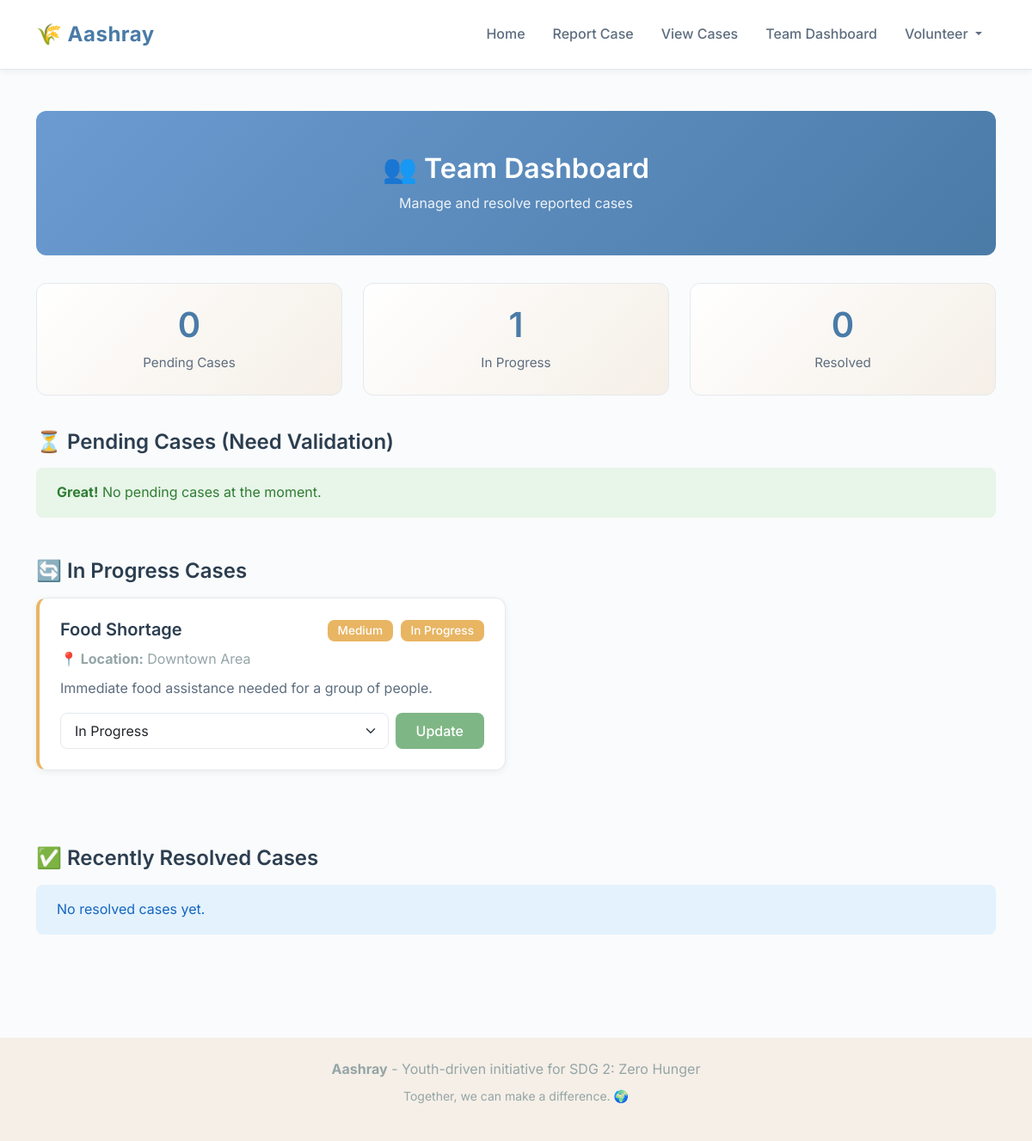
The page /team/dashboard/ (signed in) on the database its author committed.
### cases/models.py (models this page shows, shortened)
class Case(models.Model):
    PRIORITY_CHOICES = [
        ('HIGH', 'High'),
        ('MEDIUM', 'Medium'),
        ('LOW', 'Low'),
    ]
    STATUS_CHOICES = [
        ('PENDING', 'Pending'),
        ('VALIDATED', 'Validated'),
        ('IN_PROGRESS', 'In Progress'),
        ('RESOLVED', 'Resolved'),
        ('FORWARDED', 'Forwarded'),
    ]
    case_type = models.CharField(max_length=100, help_text="Type of case (e.g., Food Shortage, Malnutrition)")
    place_spotted = models.CharField(max_length=255, help_text="Location where the case was spotted")
    needs = models.TextField(help_text="Description of needs and situation")
    priority = models.CharField(max_length=10, choices=PRIORITY_CHOICES, default='MEDIUM')
    image = models.ImageField(upload_to='case_images/', blank=True, null=True, help_text="Optional image of the situation")
    status = models.CharField(max_length=15, choices=STATUS_CHOICES, default='PENDING')
    reported_by = models.ForeignKey(User, on_delete=models.CASCADE, related_name='reported_cases')
    created_at = models.DateTimeField(auto_now_add=True)
    updated_at = models.DateTimeField(auto_now=True)
    class Meta:
        ordering = ['-created_at']
        verbose_name = 'Case'
        verbose_name_plural = 'Cases'
    def get_priority_badge_class(self):
        return {
            'HIGH': 'danger',
            'MEDIUM': 'warning',
            'LOW': 'info',
        }.get(self.priority, 'secondary')
    def get_status_badge_class(self):
        return {
            'PENDING': 'secondary',
            'VALIDATED': 'primary',
            'IN_PROGRESS': 'warning',
            'RESOLVED': 'success',
            'FORWARDED': 'info',
        }.get(self.status, 'secondary')

### cases/views.py (the view)
# urls.py: path('team/dashboard/', views.team_dashboard, name='team_dashboard'),
@team_required
def team_dashboard(request):
    pending_cases = Case.objects.filter(status='PENDING')
    in_progress_cases = Case.objects.filter(status__in=['VALIDATED', 'IN_PROGRESS'])
    resolved_cases = Case.objects.filter(status__in=['RESOLVED', 'FORWARDED'])
    context = {
        'pending_cases': pending_cases,
        'in_progress_cases': in_progress_cases,
        'resolved_cases': resolved_cases,
        'total_pending': pending_cases.count(),
        'total_in_progress': in_progress_cases.count(),
        'total_resolved': resolved_cases.count(),
    }
    return render(request, 'cases/team_dashboard.html', context)

### templates/cases/team_dashboard.html (shortened to what this page needs)
{% extends 'base.html' %}
{% load static %}
{% block content %}
<div class="container py-5">
    <div class="dashboard-header text-center">
        <div class="container">
            <h1>👥 Team Dashboard</h1>
            <p>Manage and resolve reported cases</p>
        </div>
    </div>
    <div class="row mb-4">
        <div class="col-md-4 mb-3">
            <div class="stat-card">
                <h3>{{ total_pending }}</h3>
                <p>Pending Cases</p>
            </div>
        </div>
        <div class="col-md-4 mb-3">
            <div class="stat-card">
                <h3>{{ total_in_progress }}</h3>
                <p>In Progress</p>
            </div>
        </div>
        <div class="col-md-4 mb-3">
            <div class="stat-card">
                <h3>{{ total_resolved }}</h3>
                <p>Resolved</p>
            </div>
        </div>
    </div>
    <div class="mb-5">
        <h3 class="mb-3">⏳ Pending Cases (Need Validation)</h3>
        {% if pending_cases %}
        <div class="row">
            {% for case in pending_cases %}
            <div class="col-lg-6 mb-3">
                <div class="card case-item priority-{{ case.priority }}">
                    <div class="card-body">
                        <div class="d-flex justify-content-between align-items-start mb-2">
                            <h5 class="card-title mb-0">{{ case.case_type }}</h5>
                            <span class="badge bg-{{ case.get_priority_badge_class }}">{{ case.get_priority_display }}</span>
                        </div>
                        <p class="text-muted mb-2">
                            <strong>📍 Location:</strong> {{ case.place_spotted }}
                        </p>
                        <p class="card-text mb-2">{{ case.needs|truncatewords:30 }}</p>
                        {% if case.image %}
                        <img src="{{ case.image.url }}" alt="Case image" class="case-image mb-2">
                        {% endif %}
                        <small class="text-muted d-block mb-3">
                            Reported by: {{ case.reported_by.first_name|default:case.reported_by.username }} on {{ case.created_at|date:"M d, Y" }}
                        </small>
                        <form method="post" action="{% url 'update_case_status' case.id %}">
                            {% csrf_token %}
                            <div class="d-flex gap-2">
                                <select name="status" class="form-select">
                                    <option value="VALIDATED">Validate</option>
                                    <option value="IN_PROGRESS">Mark In Progress</option>
                                    <option value="FORWARDED">Forward to Authority</option>
                                </select>
                                <button type="submit" class="btn btn-primary">Update</button>
                            </div>
                        </form>
                    </div>
                </div>
            </div>
            {% endfor %}
        </div>
        {% else %}
        <div class="alert alert-success">
            <strong>Great!</strong> No pending cases at the moment.
        </div>
        {% endif %}
    </div>
    <div class="mb-5">
        <h3 class="mb-3">🔄 In Progress Cases</h3>
        {% if in_progress_cases %}
        <div class="row">
            {% for case in in_progress_cases %}
            <div class="col-lg-6 mb-3">
                <div class="card case-item priority-{{ case.priority }}">
                    <div class="card-body">
                        <div class="d-flex justify-content-between align-items-start mb-2">
                            <h5 class="card-title mb-0">{{ case.case_type }}</h5>
                            <div>
                                <span class="badge bg-{{ case.get_priority_badge_class }} me-1">{{ case.get_priority_display }}</span>
                                <span class="badge bg-{{ case.get_status_badge_class }}">{{ case.get_status_display }}</span>
                            </div>
                        </div>
                        <p class="text-muted mb-2">
                            <strong>📍 Location:</strong> {{ case.place_spotted }}
                        </p>
                        <p class="card-text mb-3">{{ case.needs|truncatewords:25 }}</p>
                        <form method="post" action="{% url 'update_case_status' case.id %}">
                            <div class="d-flex gap-2">
                                <select name="status" class="form-select">
                                    <option value="IN_PROGRESS" {% if case.status == 'IN_PROGRESS' %}selected{% endif %}>
                                        In Progress</option>
                                </select>
                                <button type="submit" class="btn btn-success">Update</button>
                            </div>
                        </form>
                    </div>
                </div>
            </div>
            {% endfor %}
        </div>
        {% else %}
        <div class="alert alert-info">
            No cases currently in progress.
        </div>
        {% endif %}
    </div>
    <div class="mb-4">
        <h3 class="mb-3">✅ Recently Resolved Cases</h3>
        {% if resolved_cases %}
        <div class="row">
            {% for case in resolved_cases|slice:":6" %}
            <div class="col-lg-4 mb-3">
                <div class="card">
                    <div class="card-body">
                        <h6 class="card-title">{{ case.case_type }}</h6>
                        <p class="text-muted small mb-2">{{ case.place_spotted }}</p>
                        <span class="badge bg-{{ case.get_status_badge_class }}">{{ case.get_status_display }}</span>
                        <small class="text-muted d-block mt-2">{{ case.updated_at|date:"M d, Y" }}</small>
                    </div>
                </div>
            </div>
            {% endfor %}
        </div>
        {% else %}
        <div class="alert alert-info">
            No resolved cases yet.
        </div>
        {% endif %}
    </div>
</div>
{% endblock %}

### templates/base.html (shortened to what this page needs)
{% load static %}
<!DOCTYPE html>
<html lang="en">
<head>
    <link href="https://cdn.jsdelivr.net/npm/bootstrap@5.3.0/dist/css/bootstrap.min.css" rel="stylesheet">
    <link rel="stylesheet" href="{% static 'css/style.css' %}">
</head>
<body>
    {% if user.is_authenticated %}
    <nav class="navbar navbar-expand-lg">
        <div class="container">
            <a class="navbar-brand" href="{% url 'volunteer_home' %}">🌾 Aashray</a>
            <div class="collapse navbar-collapse" id="navbarNav">
                <ul class="navbar-nav ms-auto">
                    <li class="nav-item">
                        <a class="nav-link" href="{% url 'volunteer_home' %}">Home</a>
                    </li>
                    <li class="nav-item">
                        <a class="nav-link" href="{% url 'report_case' %}">Report Case</a>
                    </li>
                    <li class="nav-item">
                        <a class="nav-link" href="{% url 'case_board' %}">View Cases</a>
                    </li>
                    {% if user.is_superuser %}
                    <li class="nav-item">
                        <a class="nav-link" href="{% url 'team_dashboard' %}">Team Dashboard</a>
                    </li>
                    {% else %}
                    {% for group in user.groups.all %}
                    {% if group.name == 'Team' %}
                    <li class="nav-item">
                        <a class="nav-link" href="{% url 'team_dashboard' %}">Team Dashboard</a>
                    </li>
                    {% endif %}
                    {% endfor %}
                    {% endif %}
                    <li class="nav-item dropdown">
                        <a class="nav-link dropdown-toggle" href="#" id="userDropdown" role="button"
                            data-bs-toggle="dropdown">
                            {{ user.first_name|default:user.username }}
                        </a>
                    </li>
                </ul>
            </div>
        </div>
    </nav>
    {% endif %}
    <main>
        {% block content %}{% endblock %}
    </main>
    <footer class="mt-5 py-4 bg-light">
        <div class="container text-center">
            <p class="text-muted mb-0">
                <strong>Aashray</strong> - Youth-driven initiative for SDG 2: Zero Hunger
            </p>
            <p class="text-muted small mt-2">
                Together, we can make a difference. 🌍
            </p>
        </div>
    </footer>
</body>
</html>

### static/css/style.css (style rules this page uses)
:root { --color-primary: #6B9BD1; --color-primary-light: #A8C9E8; --color-primary-dark: #4A7BA7; --color-secondary: #8FBC8F; --color-secondary-light: #B8D4B8; --color-accent: #E8D5B7; --color-accent-light: #F5EFE7; --color-background: #FAFBFC; --color-surface: #FFFFFF; --color-border: #E5E9ED; --color-text-primary: #2C3E50; --color-text-secondary: #5D6D7E; --color-text-muted: #95A5A6; --color-success: #7FB685; --color-warning: #E8B563; --color-danger: #D98B8B; --color-info: #7EAED3; --spacing-xs: 0.5rem; --spacing-sm: 1rem; --spacing-md: 1.5rem; --spacing-lg: 2rem; --spacing-xl: 3rem; --radius-sm: 8px; --radius-md: 12px; --radius-lg: 16px; --shadow-sm: 0 2px 8px rgba(0, 0, 0, 0.06); --shadow-md: 0 4px 16px rgba(0, 0, 0, 0.08); --shadow-lg: 0 8px 24px rgba(0, 0, 0, 0.1); }
body { font-family: 'Inter', 'Segoe UI', Tahoma, Geneva, Verdana, sans-serif; background-color: var(--color-background); color: var(--color-text-primary); line-height: 1.6; margin: 0; padding: 0; }
h1, h2, h3, h4, h5, h6 { color: var(--color-text-primary); font-weight: 600; margin-bottom: var(--spacing-sm); }
h1 { font-size: 2rem; }
h3 { font-size: 1.5rem; }
p { color: var(--color-text-secondary); margin-bottom: var(--spacing-sm); }
.navbar { background-color: var(--color-surface); border-bottom: 1px solid var(--color-border); box-shadow: var(--shadow-sm); padding: var(--spacing-sm) 0; }
.navbar-brand { font-size: 1.5rem; font-weight: 700; color: var(--color-primary-dark) !important; letter-spacing: 0.5px; }
.nav-link { color: var(--color-text-secondary) !important; font-weight: 500; padding: var(--spacing-xs) var(--spacing-sm) !important; border-radius: var(--radius-sm); transition: all 0.3s ease; }
.card { background-color: var(--color-surface); border: 1px solid var(--color-border); border-radius: var(--radius-md); box-shadow: var(--shadow-sm); transition: all 0.3s ease; margin-bottom: var(--spacing-md); }
.card-body { padding: var(--spacing-md); }
.card-title { color: var(--color-text-primary); font-weight: 600; margin-bottom: var(--spacing-sm); }
.card-text { color: var(--color-text-secondary); }
.btn { border-radius: var(--radius-sm); padding: var(--spacing-xs) var(--spacing-md); font-weight: 500; transition: all 0.3s ease; border: none; }
.btn-success { background-color: var(--color-success); }
.form-control, .form-select { border: 1px solid var(--color-border); border-radius: var(--radius-sm); padding: var(--spacing-xs) var(--spacing-sm); transition: all 0.3s ease; background-color: var(--color-surface); }
.badge { padding: 0.35rem 0.75rem; border-radius: var(--radius-sm); font-weight: 500; font-size: 0.85rem; }
.badge.bg-warning { background-color: var(--color-warning) !important; }
.alert { border-radius: var(--radius-sm); border: none; padding: var(--spacing-sm) var(--spacing-md); }
.alert-success { background-color: #E8F5E9; color: #2E7D32; }
.alert-info { background-color: #E3F2FD; color: #1565C0; }
.dashboard-header { background: linear-gradient(135deg, var(--color-primary) 0%, var(--color-primary-dark) 100%); color: white; padding: var(--spacing-xl) 0; margin-bottom: var(--spacing-lg); border-radius: var(--radius-md); }
.dashboard-header h1 { color: white; margin-bottom: var(--spacing-xs); }
.dashboard-header p { color: rgba(255, 255, 255, 0.9); margin-bottom: 0; }
.stat-card { background: linear-gradient(135deg, var(--color-surface) 0%, var(--color-accent-light) 100%); border: 1px solid var(--color-border); border-radius: var(--radius-md); padding: var(--spacing-md); text-align: center; transition: all 0.3s ease; }
.stat-card h3 { font-size: 2.5rem; color: var(--color-primary-dark); margin-bottom: var(--spacing-xs); }
.stat-card p { color: var(--color-text-secondary); font-size: 0.95rem; margin-bottom: 0; }
.case-item { border-left: 4px solid var(--color-primary); transition: all 0.3s ease; }
.case-item.priority-MEDIUM { border-left-color: var(--color-warning); }
.text-muted { color: var(--color-text-muted) !important; }
.bg-light { background-color: var(--color-accent-light) !important; }

### rows shown on the page
Case: case_type "Food Shortage", priority "Medium", status "In Progress", place_spotted "Downtown Area", needs "Immediate food assistance needed for a group of people."

### other values the page prints
{{ user.first_name|default:user.username }} "Volunteer"
{{ total_pending }} "0"
{{ total_in_progress }} "1"
{{ total_resolved }} "0"
